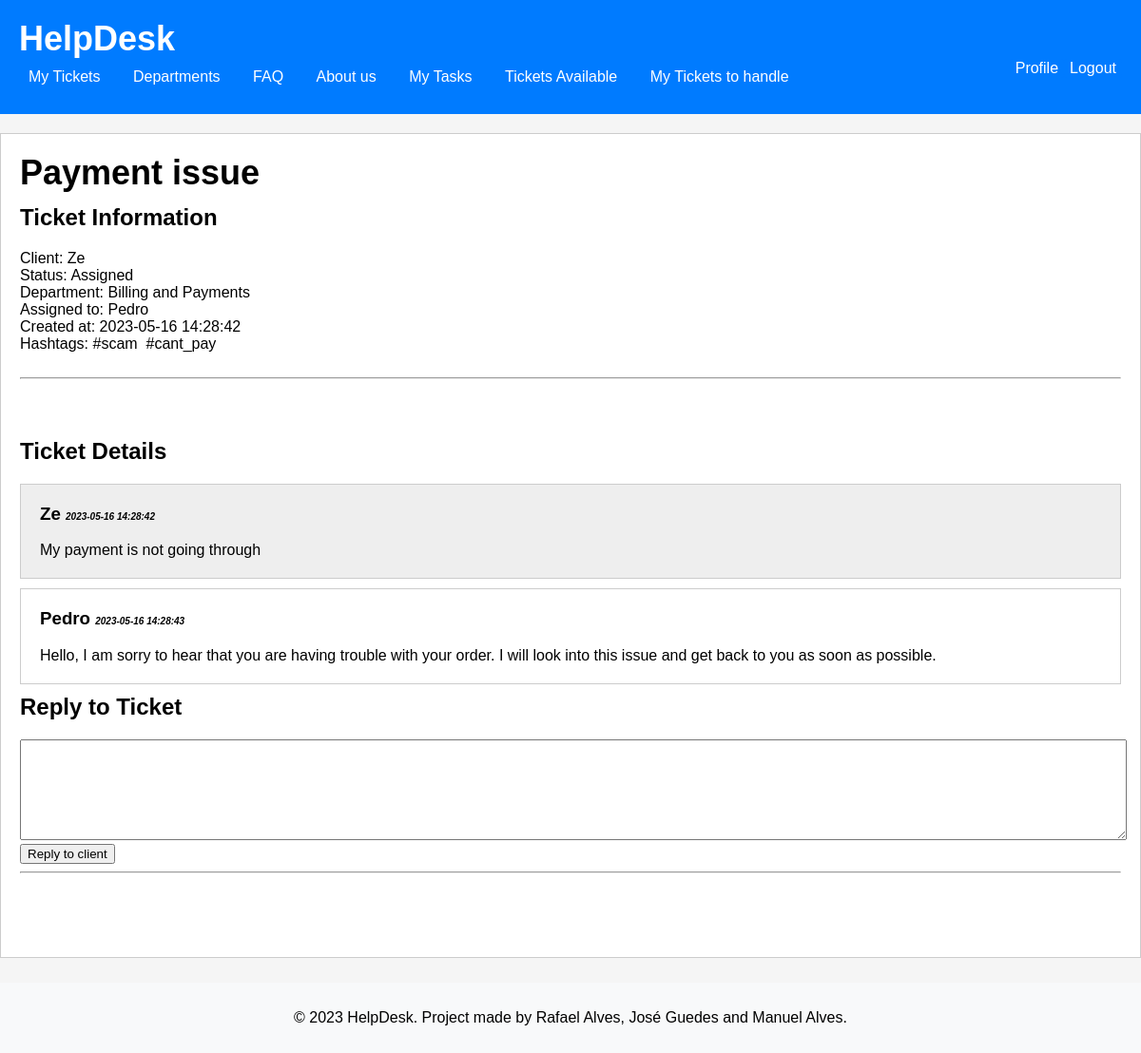
The page /pages/detailTicket.php?id=2 (signed in) on the database as committed earlier.
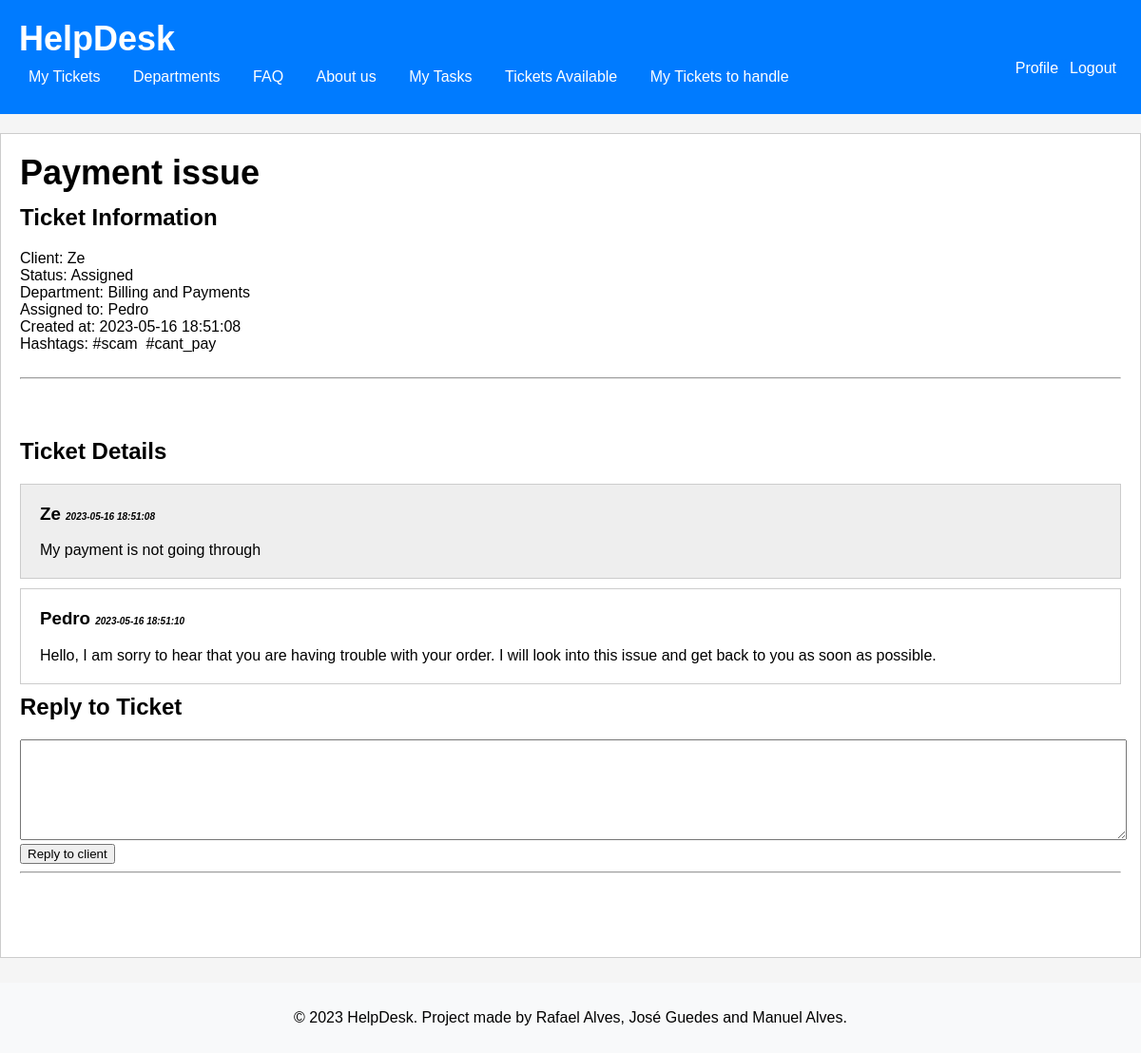
The same page on the database as committed later.
### tables this page shows
CREATE TABLE User (
     id INTEGER PRIMARY KEY AUTOINCREMENT,
     username varchar(255) NOT NULL UNIQUE,
     firstName varchar(255) NOT NULL,
     lastName varchar(255) NOT NULL,
     email varchar(255) NOT NULL UNIQUE,
     password varchar(255) NOT NULL,
     id_department INTEGER DEFAULT NULL,
     is_agent BOOLEAN NOT NULL DEFAULT false,
     is_admin BOOLEAN NOT NULL DEFAULT false,
     CONSTRAINT id_departmentFK FOREIGN KEY(id_department) REFERENCES Department(id)
 );

CREATE TABLE Department (
    id INTEGER PRIMARY KEY AUTOINCREMENT,
    name varchar(255) NOT NULL UNIQUE,
    created_at TIMESTAMP NOT NULL DEFAULT CURRENT_TIMESTAMP
);

CREATE TABLE Reply (
    id INTEGER PRIMARY KEY AUTOINCREMENT,
    id_ticket INTEGER,
    id_user INTEGER,
    content VARCHAR(255) NOT NULL,
    created_at TIMESTAMP NOT NULL DEFAULT CURRENT_TIMESTAMP,
    CONSTRAINT id_ticketFK FOREIGN KEY(id_ticket) REFERENCES Ticket (id),
    CONSTRAINT id_userFK FOREIGN KEY(id_user) REFERENCES User (id)
);

### utils/session.php (called while the page is built, shortened)
<?php
   function getUserID() {
       if(isset($_SESSION['userID'])) {
            return $_SESSION['userID'];
       } else {
           return null;
       }
   }
?>

### database/user.class.php (called while the page is built, shortened)
<?php
  function getUserna($id) {
    global $dbh;
    try {
      $stmt = $dbh->prepare('SELECT username FROM User WHERE id = ?');
      $stmt->execute(array($id));
      if($row = $stmt->fetch()){
        return $row['username'];
      }
    }catch(PDOException $e) {
      return -1;
    }
  }
  function isAgent($id) {
    global $dbh;
    try {
      $stmt = $dbh->prepare('SELECT is_agent FROM User WHERE id = ?');
      $stmt->execute(array($id));
      $result = $stmt->fetch();
      if ($result !== false && $result['is_agent'] == true) {
        return true;
      } else {
        return false;
      }
    } catch(PDOException $e) {
      return false;
    }
  }
  function isAdmin($id) {
    global $dbh;
    try {
      $stmt = $dbh->prepare('SELECT is_admin FROM User WHERE id = ?');
      $stmt->execute(array($id));
      $result = $stmt->fetch();
      if ($result !== false && $result['is_admin'] == true) {
        return true;
      } else {
        return false;
      }
    } catch(PDOException $e) {
      return false;
    }
  }

### database/department.class.php (called while the page is built, shortened)
<?php
  class Department {
    static function getName($id) {
      global $dbh;
      try {
        $stmt = $dbh->prepare('SELECT name FROM Department WHERE id = ?');
        $stmt->execute(array($id));
        if($row = $stmt->fetch()){
          return $row['name'];
        }
      }catch(PDOException $e) {
        return -1;
      }
    }
  }
?>

### database/ticket.class.php (called while the page is built, shortened)
<?php
  class Ticket {
static function getTicketHashtags(PDO $db, int $ticketId) {
  $query = "SELECT h.tag
            FROM Ticket_Hashtag th
            JOIN Hashtag h ON th.id_hashtag = h.id
            WHERE th.id_ticket = :ticketId";
  $stmt = $db->prepare($query);
  $stmt->bindParam(':ticketId', $ticketId, PDO::PARAM_INT);
  $stmt->execute();
  $hashtags = $stmt->fetchAll(PDO::FETCH_COLUMN);
  return $hashtags;
}
  }
?>

### database/reply.class.php (called while the page is built, shortened)
<?php
  class Reply {
    static function getRepliesByTicket(PDO $db, int $id_ticket) {
        $stmt = $db->prepare('
          SELECT id, created_at, content, id_user
          FROM Reply
          WHERE id_ticket = ?
          ORDER by created_at asc
        ');
        $stmt->execute(array($id_ticket));
        $row = $stmt->fetchAll(PDO::FETCH_ASSOC);
        return $row;
      }
    }
?>

### pages/detailTicket.php (the view, shortened to what this page needs)
<?php
require_once(__DIR__ . '/../templates/header.tpl.php');
require_once(__DIR__ . '/../templates/footer.tpl.php');
include_once("../database/ticket.class.php");
include_once("../database/department.class.php");
include_once("../database/user.class.php");
include_once("../database/reply.class.php");
$depart = Department::getName($_SESSION['ticketinfo']['id_department']);
$replies = Reply::getRepliesByTicket($dbh, intval($_SESSION['ticketinfo']['id']));
$us = getUserna($_SESSION['ticketinfo']['id_user']);
$ag = getUserna($_SESSION['ticketinfo']['id_agent']);
$ticketId = $_SESSION['ticketinfo']['id'];
$hashtags = Ticket::getTicketHashtags($dbh, intval($ticketId));
drawHeader();
?>
<h1><?php echo htmlentities($_SESSION['ticketinfo']['title']) ?></h1>
<h2>Ticket Information</h2>
<ul>
    <li>Client: <?php echo htmlentities($us) ?></li>
    <li>Status: <?php echo htmlentities($_SESSION['ticketinfo']['ticket_status']) ?></li>
    <li>Department: <?php echo htmlentities($depart) ?></li>
    <li>Assigned to: <?php echo ($ag == null) ? htmlentities("This ticket has no agent working on it") : htmlentities($ag); ?></li>
    <li>Created at: <?php echo htmlentities($_SESSION['ticketinfo']['created_at']) ?></li>
    <li>Hashtags: <?php foreach ($hashtags as $hashtag): ?>
    <span class="hashtag"><?php echo htmlentities($hashtag); ?>&nbsp;</span>
    <?php endforeach; ?></li>
</ul>
<br>
<hr>
<br>
<br>
<br>
<h2>Ticket Details</h2>
<div style="padding: 20px; background: #eee; border: 1px solid #ccc; margin-bottom:10px;">
<h3 style="margin-top: 0"><?php echo htmlentities($us); ?> <span style="font-style: italic; font-size: 10px; display:inline-block"><?php echo htmlentities($_SESSION['ticketinfo']['created_at']) ?></span></h3>
<?php echo htmlentities($_SESSION['ticketinfo']['description']) ?>
</div>
<?php
if($replies) {
    foreach($replies as $reply) {
        ?>
        <div style="padding: 20px; background: <?php echo (getUserna($reply['id_user']) == $ag) ? '#fff' : '#eee'; ?>; border: 1px solid #ccc; margin-bottom:10px;">
        <h3 style="margin-top: 0"><?php echo getUserna($reply['id_user']); ?> <span style="font-style: italic; font-size: 10px; display:inline-block"><?php echo htmlentities($reply['created_at']) ?>
</span></h3>
        <?php echo htmlentities($reply['content']) ?>
        </div>
        <?php
    }
} else {
    ?>
    <h4>No replies yet.</h4c>
    <?php
}
?>
<?php
if((getUserID() == $_SESSION['ticketinfo']['id_agent'] || getUserID() == $_SESSION['ticketinfo']['id_user']) && $_SESSION['ticketinfo']['ticket_status'] != 'Closed'){
?>
    <h2>Reply to Ticket</h2>
    <textarea id="reply" style="width: 100%; height: 100px"></textarea>
    <?php
    echo '<button onclick="replyClientTicket()">Reply to client</button><hr />';
    ?>
<?php
    }
?>
<?php
drawFooter();
?>

### templates/header.tpl.php (shortened to what this page needs)
<?php function drawHeader() { ?>
    <!DOCTYPE html>
<html lang="en-US">
    <?php
    require_once(__DIR__ . '/../database/user.class.php');
    $isADMIN = isAdmin(getUserID());
    $isAGENT = isAgent(getUserID());
    ?>
    <head>
        <link rel="stylesheet" href="../css/ticketpage.css">
        <link rel="stylesheet" href="../css/common.css">
        <link rel="stylesheet" href="../css/novo_ticket.css">
        <link rel="stylesheet" href="../css/login.css">
        <link rel="stylesheet" href="../css/register.css">
    </head>
    <body>
        <header>
            <h1><a href = "/pages/ticketpage.php">HelpDesk</a></h1>
            <section class="logout-edit">
                <a href="../actions/action_logout.php"><button id="logout">Logout</button></a>
                <a href="/pages/profile.php"><button id="logout">Profile</button></a>
            </section>
            <nav>
            <ul>
                <li><a href="/pages/ticketpage.php">My Tickets</a></li>
                <li><a href="/pages/department.php">Departments</a></li>
                <li><a href="/pages/faq.php">FAQ</a></li>
                <li><a href="/pages/aboutus.php">About us</a></li>
                <?php
                if($isADMIN==true || $isAGENT==true){
                ?>
                <li><a href="/pages/tasks.php">My Tasks</a></li>
                <li><a href="/pages/ticketAvailable.php">Tickets Available</a></li>
                <li><a href="/pages/ticketsToHandle.php">My Tickets to handle</a></li>
                <?php } ?>
            </ul>
            </nav>
        </header>
        <main>
<?php } ?>

### templates/footer.tpl.php
<?php function drawFooter() { ?>
    </main>
        <footer>
        <p>&copy; 2023 HelpDesk. Project made by Rafael Alves, José Guedes and Manuel Alves.</p>
        </footer>
    </body>
<?php } ?>

### css/common.css (style rules this page uses)
header { background-color: #007bff; color: #fff; padding: 20px; }
header h1 { margin: 0; }
body { position: relative; margin: 0; padding: 0; font-family: Arial, sans-serif; background-color: #f5f5f5; min-height: 100%; padding-bottom: 5rem; }
main { background-color: #fff; border: 1px solid #ccc; padding: 20px; min-height: 100%; padding-bottom: 5rem; margin: 20px auto; }
footer { background-color: #f8f9fa; right: 0; bottom: 0; left: 0; text-align: center; padding: 1%; position: absolute; bottom: 0em; }
#logout { background-color: #007bff; color: #fff; border: none; cursor: pointer; font-size: 16px; border-radius: 4px; float: right; text-align: center; }
body>header>h1>a { text-decoration: none; color: white; }
nav { background-color: #007bff; padding: 10px; }
nav ul { list-style-type: none; margin: 0; padding: 0; }
nav li { display: inline-block; margin-right: 10px; }
nav a { color: white; text-decoration: none; }
h1 { margin: 0; font-size: 36px; margin-bottom: 1%; }
h1>a { text-decoration: none; color: white; }
nav ul { list-style-type: none; padding: 0; margin: 0; }
nav ul li { display: inline; }
nav ul li a { color: #fff; text-decoration: none; margin-left: 20px; transition: color 0.3s ease; }
body>header>nav>ul>li:nth-child(1)>a { margin-left: 0%; }
h2 { font-size: 24px; margin: 0 0 20px; }
ul { list-style-type: none; padding: 0; margin: 0; }

Rows that differ between the two databases and show on the page:
changed reply "Pedro": created_at "2023-05-16 14:28:43" → "2023-05-16 18:51:10"
Other text that changed with them:
$_SESSION['ticketinfo']['created_at']: "2023-05-16 14:28:42" → "2023-05-16 18:51:08"
